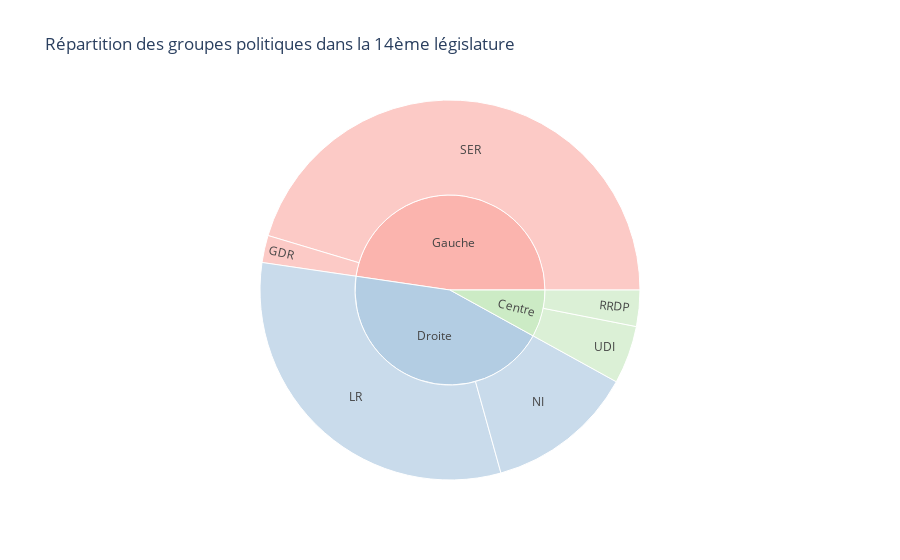

Source (notebook cell):
### Markdown cell above
We can then look at some descriptive statistics :

### Code cell
ddf = processor14.deputies_df_processed.copy()
ddf["date_naissance"] = pd.to_datetime(ddf["date_naissance"])

ddf["Groupe"] = (
    ddf["groupe_sigle"].map(label_dict_14th).map({0.0: "Gauche", 1.0: "Centre", 2.0: "Droite"})
)
ddf["Partie"] = ddf["groupe_sigle"].map(lambda x: "NI" if x == "" else x)

fig = px.sunburst(
    ddf,
    path=["Groupe", "Partie"],
    color_discrete_sequence=px.colors.qualitative.Pastel1,
    title="Répartition des groupes politiques dans la 14ème législature",
)
fig.show()
fig.write_image("../images/sunburst_groupes.pdf")

### Figure 1 — Plotly figure (JSON) as saved in the notebook; plotly's stock layout.template omitted (floating-point values rounded to 4 significant figures)
{"data": [{"branchvalues": "total", "domain": {"x": [0, 1], "y": [0, 1]}, "hovertemplate": "labels=%{label}<br>count=%{value}<br>parent=%{parent}<br>id=%{id}<extra></extra>", "ids": ["Gauche/GDR", "Droite/LR", "Droite/NI", "Centre/RRDP", "Gauche/SER", "Centre/UDI", "Centre", "Droite", "Gauche"], "labels": ["GDR", "LR", "NI", "RRDP", "SER", "UDI", "Centre", "Droite", "Gauche"], "name": "", "parents": ["Gauche", "Droite", "Droite", "Centre", "Gauche", "Centre", "", "", ""], "type": "sunburst", "values": [15, 205, 82, 20, 294, 32, 52, 287, 309]}], "layout": {"legend": {"tracegroupgap": 0}, "sunburstcolorway": ["rgb(251,180,174)", "rgb(179,205,227)", "rgb(204,235,197)", "rgb(222,203,228)", "rgb(254,217,166)", "rgb(255,255,204)", "rgb(229,216,189)", "rgb(253,218,236)", "rgb(242,242,242)"], "title": {"text": "Répartition des groupes politiques dans la 14ème législature"}}}
